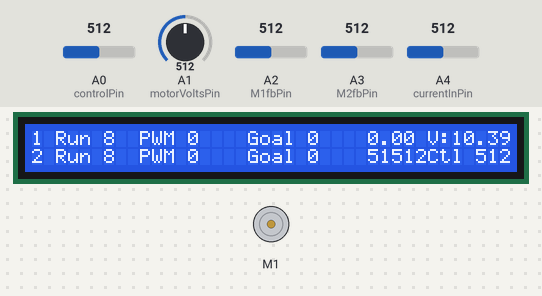
A sketch run on a simulated Arduino Mega 2560, built with avr-gcc and run on an emulated ATmega2560. On the bench: 40×2 character LCD, DC motor (green arrow = forward, orange = backward, longer = faster). Inputs (shaded band) come from the test bench; at power-on: A0 (controlPin) = 512, A2 (M1fbPin) = 512, A3 (M2fbPin) = 512, A4 (currentInPin) = 512, A1 (motorVoltsPin) = 512. What the sketch prints to the serial monitor is not drawn.

Above: at 3.2 s.
3.3 s: A0 (controlPin) set to 550
At 4.2 s:
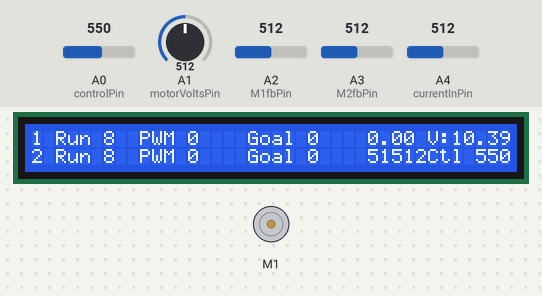
4.9 s: A0 (controlPin) set to 529
At 5.07 s:
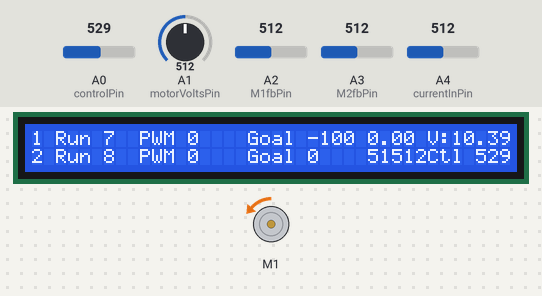
7.0 s: A2 (M1fbPin) set to 550
At 7.12 s:
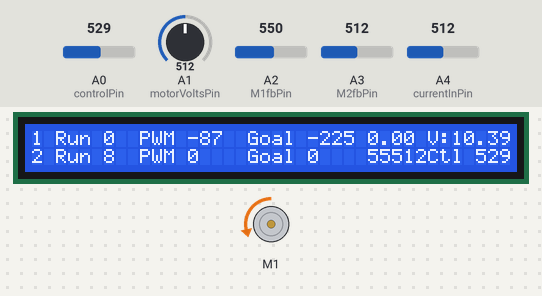
9.5 s: A3 (M2fbPin) set to 550
At 9.69 s:
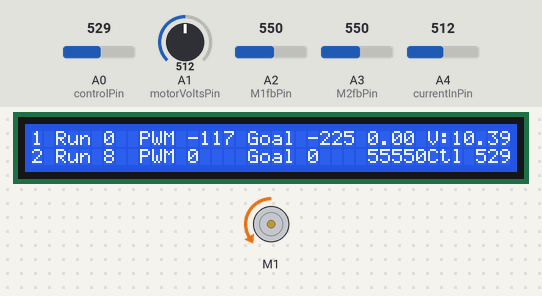
12.3 s: A4 (currentInPin) set to 550
At 12.44 s:
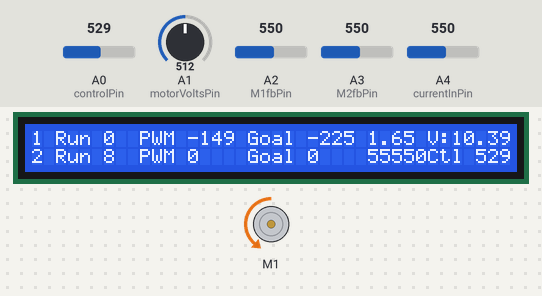
14.8 s: A1 (motorVoltsPin) set to 550
At 19.8 s:
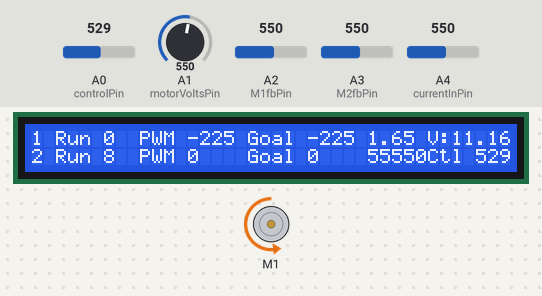
Timing chart, 0 to 20.1 s (numbered marks = the images above; inputs shaded):
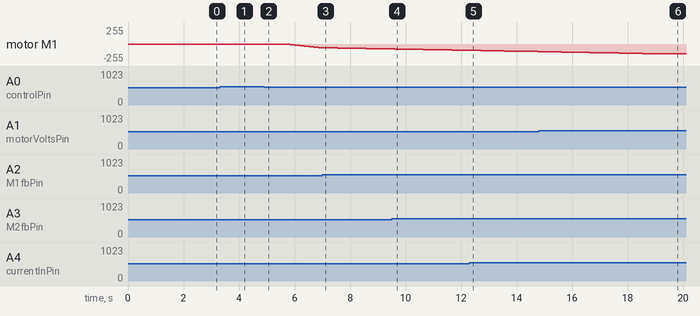

The sketch:

Pololu_motor_test_v2_9.ino
```cpp
/*   Zonker's Pololu MC33926 Motor Shield demo  v2.9  3 JAN 2015
  - Moving the Arduino Mega 2560 for the Hidden Harry Potter Train display
    because the motor controller and the LCD library didn't play well on a mini.
       http://ltcarduino.pbworks.com/Hidden-HP-Train  (browse the wiki)
  - Using the MC33926, for the higher current (than L293D or L298N) drivers
    as well as the fault detection and the current feedback!
  - Using a modified, smaller 5-button analog switch interface.
 - - - - + - - - - + - - - - + - - - - + - - - - + - - - - + - - - - + - - - - |
*/

/* Pins used
SDA, SCL leads available for I2C (maybe LCD, or Chrono-dot clock chip?)
Saving PWM outputs (0-13) for Servo use and possible display dimming.

== LCD pins ==
23  RS
25  Enable
26  Data 5
27  Data 4
28  Data 7
29  Data 6

== Train Position Sensing Inputs ==
36  HHPT in the public siding
37  Train approaching public siding
38  Train clear of public siding
39  HHPT in the hidden siding
40  Train approaching hidden siding
41  Train clear of hidden siding

== Outputs ==
50
51
52  M1 Stopped
53  M2 Stopped

== Motor pins ==
8   M1PWM  Motor 1 speed input (HIGH = motor is on, LOW = BRAKE) 20 kHz MAX
9   M2PWM
30  M1!D2  will tri-state the outputs if this is held LOW
    (use PWM on this pin, if you want drive/coast, versus drive/brake!)
31  M2!D2  will tri-state the outputs if this is held LOW
    (use PWM on this pin, if you want drive/coast, versus drive/brake!)
32  M1DIR  Motor 1 Direction
33  M2DIR  Motor 2 Direction
34  M1!SF  Status Flag (LOW indicates a FAULT (short, over-current, etc.)
35  M2!SF  Status Flag (LOW indicates a FAULT (short, over-current, etc.)
    (!SF affects !D2, and will cause motor outputs to be disabled.)
    (this lead controls both motors, can be broken into seperate leads!)
    (When used seperately, extra resistors need to be added to !SF2 and !D2)

== Analog pins ==
A0  Analog in for pushbutton switch sensing.
    Parallel momentary switches tap intoa string of resistors in series
    between 5v and ground. Each switch has a reading in a tight range.
A1  1/4 of the motor supply voltage (2.2v input ~ 12 VDC motor power)
A2  M1FB current load feedback, ~.525mv per amp drawn
A3  M2FB current load feedback, ~.525mv per amp drawn
A4  From current sensor, Logos Electronics MIN-ANA-POW1B-1
      http://www.logos-electro.com/min-ana-pow1b-1
*/

#include "DualMC33926MotorShield.h"

//DualMC33926MotorShield2(M1dir,M1pwm,M1fb,M2dir,M2pwm,M2fb,M1D2,M2D2,M1SF,M2SF)
//DualMC33926MotorShield(M1dir,M1pwm,M1fb,M2dir,M2pwm,M2fb,nD2,nSF)
//  (32,8,2,33,9,3,30,34)
DualMC33926MotorShield md(32,9,2,33,10,3,30,34);

// This is using the initial code from the LCD Library page at arduino.cc
// include the library code:
#include <LiquidCrystal.h>

/* initialize the library with the numbers of the interface pins
   The format is;  lcd(RS, EN, D4, D5, D6, D7)  */
LiquidCrystal lcd(23, 25, 27, 26, 29, 28);

//  We will use a single analog input, to read multiple pushbuttons...
int controlPin = A0;  // Initialize our analog-switch input
int control = 0;   // this is the variable for the switch setting

int motorVoltsPin = A1;  // 1/4 of the Motor Supply voltage
int voltsIn = 0;  // measuring the 12v input, through resistor-divider
//  +12v in ----(15k)---< A1 >---(4.7k)--- gnd

int M1fbPin = A2;  // Motor 1 Current Feedback
int M2fbPin = A3;  // Motor 2 Current Feedback
int M1fb = 0;
int M2fb = 0;

int currentInPin = A4;  // measuring the 12v input current
int currentIn = 0;  // reading from the analog in
float current = 0;  // calculated from the resistor divider

//Define our global variables
//The MC33926 shield demo had max speeds of -44 thru 400. Too fast for LEGO.
//Using arrays... index 0 is unused, indexes 1 & 2 represent both motors.
int Mspeed[] = { 0, 0, 0 };  // Motor speed, should be -175 thru 175.
int Mtarget[] = { 0, 0, 0 }; // Motor target speed.
int Mincrement[] = { 0, 1, 1 };   // speed change increment for each Motor.
int Mrunlevel[] = { 0, 8, 8 };   // speed change increment for each Motor.
int runlevel[] = { -225, -210, -195, -175, -140, -125, -110, -100, 0,
  100, 110, 125, 140, 175, 195, 210, 225 }; // speed setting for each Motor.
int motorMax = 225;
int motorMin = -225;

// - - - + - - - - + - - - - + - - - - + - - - - + - - - - + - - - - + - - - - |

void setup()
{
  // set up the LCD's number of columns and rows:
  lcd.begin(40, 2);
  lcd.clear();      // start with a blank screen, cursor at the upper-left.
  // Print a message to the LCD.
  lcd.setCursor(0, 0);   // set cursor to column 0, row 0 (the first row)
  lcd.print("Dual MC33926 Motor Shield on Mega  v2.9");
  lcd.setCursor(0, 1);     // set cursor to column 0, row 1
  lcd.print("Zonker Harris   JAN 2015");

  Serial.begin(115200);  // initialize the psuedo-serial console port
  Serial.println("Dual MC33926 Motor Shield v2.9");
  md.init();

  pinMode(controlPin, INPUT);  // This is our analog control line for throttles.
  digitalWrite(controlPin, LOW);  // set pulldown on the control pin.
  pinMode(motorVoltsPin, INPUT);  // This is 1/4 of the Motor Power Supply.
  pinMode(M1fbPin, INPUT);  // This is current feedback for Motor 1.
  pinMode(M2fbPin, INPUT);  // This is current feedback for Motor 2.
  pinMode(currentInPin, INPUT);  // This is the (1/4) 12v input current

  delay (2000);
  lcd.clear();   // start with a blank screen, cursor at the upper-left.
  }

void loop()
{
  // Serial.println("loop-starts");
  int motorVolts = analogRead(motorVoltsPin); // read the Motor Power input pin
  float voltage = (motorVolts / 49.3);  // mapping the reading to human-scale volts
  lcd.setCursor(33, 0);  // set cursor to column 35, row 1 (first row)
  lcd.print("V:    ");
  lcd.setCursor(35, 0);  // set cursor to column 35, row 0 (first row)
  lcd.print(voltage);
  int controlIn = analogRead(controlPin);  // read the control input pin
  Serial.println(" .");
  Serial.print(controlIn);
  Serial.print("\t");
  lcd.setCursor(33, 1);     // set cursor to column 35, row 1 (second row)
  lcd.print("Ctl    ");
  lcd.setCursor(37, 1);     // set cursor to column 35, row 1 (second row)
  lcd.print(controlIn);

  /*  We will use a single analog input, to read multiple pushbuttons...
 *
 *  A0 In |------------------------------------------------------.
 *                   |          |          |          |          |
 *                   o          o          o          o          o
 *                    | 1        | 2        | 3        | 4        | 5
 *                   o          o          o          o          o
 *                   |          |          |          |          |
 *    vcc |--'\/\/`--+--'\/\/`--+--'\/\/`--+--'\/\/`--+--'\/\/`--+--'\/\/`--> ground
 *                 1k         470        810       1.2k       3.3k        1k
 *
 *  As you press (m)any button(s), you will get a different reading
 *  (within a narrow range, since resistors age, and vary a bit with heat).
 *  Test with your switches, find the ranges, tune your code accordingly.
 *  Try different resistors, but you should have more than 5k from vcc to ground.
 */
// If a pushbutton is pressed, note which one. (chording does noting)
  if (controlIn > 260 && controlIn < 280) {  // if A0 reads between 260-280...
    control = 1;  // M1+ (Inner Loop)
    if ((Mtarget[1] <= 210) && (Mrunlevel[1] < 16)) {
      Mrunlevel[1] = Mrunlevel[1]++;
      Mtarget[1] = runlevel[Mrunlevel[1]];
      Mincrement[1] = 2;
    }
  }

  if (controlIn > 520 && controlIn < 540) {
    control = 2;  // M1- (Inner Loop)
    if ((Mtarget[1] >= -210) && (Mrunlevel[1] > 0)) {
      Mrunlevel[1] = (Mrunlevel[1] - 1);
      Mtarget[1] = runlevel[Mrunlevel[1]];
      Mincrement[1] = 2;
    }
  }

  if (controlIn > 340 && controlIn < 360) {
    control = 3;  // M2+  (Outer Loop)
    if ((Mtarget[2] <= 210)  && (Mrunlevel[2] < 16)) {
      Mrunlevel[2] = Mrunlevel[2]++;
      Mtarget[2] = runlevel[Mrunlevel[2]];
      Mincrement[2] = 2;
    }
  }

  if (controlIn > 425 && controlIn < 445) {
    control = 4;  // M2-  (Outer Loop)
    if ((Mtarget[2] >= -210)  && (Mrunlevel[2] > 0)) {
      Mrunlevel[2] = (Mrunlevel[2] - 1);
      Mtarget[2] = runlevel[Mrunlevel[2]];
      Mincrement[2] = 2;
    }
  }

  if (controlIn > 180 && controlIn < 200) {
    control = 5;  // Stop!
    Mrunlevel[1] = 8;
    Mrunlevel[2] = 8;
    Mtarget[1] = runlevel[Mrunlevel[1]];
    Mtarget[2] = runlevel[Mrunlevel[2]];
    Mincrement[1] = 10;
    Mincrement[2] = 10;
  }

  // run the motor control and information display routine.
  M1fb = analogRead(M1fbPin);
  M2fb = analogRead(M2fbPin);
  currentIn = analogRead(currentInPin);
  current = (currentIn - 517);
  if (current < 0) { current = 0; }
  current = (current * 0.05);  // Each 185 mv = 1 amp of input current
  Serial.print(" /t ");
  Serial.print(M1fb);
  Serial.print("  /t ");
  Serial.print(M2fb);
  Serial.print(" /t ");
  Serial.print(current);
  lcd.setCursor(28, 0);  // set cursor to column 28, row 0 (first row)
  lcd.print("     ");
  lcd.setCursor(28, 0);  // set cursor to column 28, row 0 (first row)
  lcd.print(current);
  lcd.setCursor(28, 1);  // set cursor to column 28, row 1 (second row)
  lcd.print("   ");
  lcd.setCursor(28, 1);  // set cursor to column 28, row 1 (second row)
  lcd.print(M1fb);
  lcd.setCursor(30, 1);  // set cursor to column 30, row 1 (second row)
  lcd.print("   ");
  lcd.setCursor(30, 1);  // set cursor to column 30, row 1 (second row)
  lcd.print(M2fb);
  for (int motor = 1; motor <= 2; motor++)  { checkMotors(motor);}
  delay(150);
}

// Here are the subroutines...
void checkMotors(int thisMotor)
{
  /* Subroutine, inherit motor number
  check target and speed, increment if needed, and set speed
  update LCD information for that motor
  Using arrays... index 0 is unused, indexes 1 & 2 represent both motors.
   int Mspeed[] = Motor speed, should be -175 thru 175.
   int Mtarget[] = Motor target speed.
   int Mincrement[] = { 0, 1, 2 }; // speed change increment for each Motor. */

  stopIfFault();

  Serial.print(Mrunlevel[thisMotor]);
  Serial.print("\t");
  Serial.print(Mspeed[thisMotor]);
  Serial.print("\t");
  Serial.print(Mtarget[thisMotor]);
  Serial.print("\t");
  lcd.setCursor(0, (thisMotor-1));  // set cursor to column 0, on the correct row
  lcd.print("  Run    PWM      Goal     ");
  lcd.setCursor(0, (thisMotor-1));  // set cursor to column 0, on the correct row
  lcd.print(thisMotor);
  lcd.setCursor(6, (thisMotor-1));  // set cursor to column 6, on the correct row
  lcd.print((Mrunlevel[thisMotor]));
  lcd.setCursor(13, (thisMotor-1));  // set cursor to column 13, on the correct row
  lcd.print((Mspeed[thisMotor]));
  lcd.setCursor(23, (thisMotor-1));  // set cursor to column 23, on the correct row
  lcd.print((Mtarget[thisMotor]));

  if (Mspeed[thisMotor] < Mtarget[thisMotor]) {   // speed will be increased.
    int diff = ( Mtarget[thisMotor] - Mspeed[thisMotor] );
    if (diff > Mincrement[thisMotor]) {  // we are still ramping up...
      Mspeed[thisMotor] = (Mspeed[thisMotor] + Mincrement[thisMotor]);
      if ((Mspeed[thisMotor] > 10) && (Mspeed[thisMotor] < 95))
        { Mspeed[thisMotor] = (Mspeed[thisMotor] + 9); }
      if ((Mspeed[thisMotor] > -95) && (Mspeed[thisMotor] < -10))
        { Mspeed[thisMotor] = (Mspeed[thisMotor] + 9); }
      if (Mtarget[thisMotor] - Mspeed[thisMotor] < 9)
        { Mspeed[thisMotor] = (Mspeed[thisMotor] + 1); }
      if (thisMotor == 1) { md.setM1Speed(Mspeed[thisMotor]); }
      if (thisMotor == 2) { md.setM2Speed(Mspeed[thisMotor]); }
    }
    else
    { Mspeed[thisMotor] = (Mspeed[thisMotor] + diff); }
  }

  if (Mspeed[thisMotor] > Mtarget[thisMotor]) {   // speed will be decreased.
    int diff = ( Mtarget[thisMotor] - Mspeed[thisMotor] );
    if (diff < Mincrement[thisMotor]) {  // we are still ramping down...
      Mspeed[thisMotor] = (Mspeed[thisMotor] - Mincrement[thisMotor]);
      if ((Mspeed[thisMotor] < 100) && (Mspeed[thisMotor] > 16))
        { Mspeed[thisMotor] = (Mspeed[thisMotor] - 9); }
      if ((Mspeed[thisMotor] < -10) && (Mspeed[thisMotor] > -85))
        { Mspeed[thisMotor] = (Mspeed[thisMotor] - 9); }
      if ( Mspeed[thisMotor] - Mtarget[thisMotor] < 9)
        { Mspeed[thisMotor] = (Mspeed[thisMotor] - 1); }
      if (thisMotor == 1) { md.setM1Speed(Mspeed[thisMotor]); }
      if (thisMotor == 2) { md.setM2Speed(Mspeed[thisMotor]); }
    }
    else
    { Mspeed[thisMotor] = (Mspeed[thisMotor] - diff); }
  }
}

void stopIfFault()
{
  if (md.getFault())
  {
    Serial.println("fault");
    lcd.clear();      // start with a blank screen, cursor at the upper-left.
    lcd.setCursor(2, 0);     // set cursor to column 2, row 0 (second row)
    lcd.print("              ");
    lcd.setCursor(2, 0);     // set cursor to column 35, row 1 (second row)
    lcd.print("Circuit Fault ");
    while(1);
  }
}
```

Measured:
- after the input at 3.3 s, the display: changes after 0.16 s (image 1)
- after the input at 4.9 s, motor M1: moves from stopped to backward 55/255 over 1.9 s, starting after 0.09 s; the display: changes after 0.09 s (image 2)
